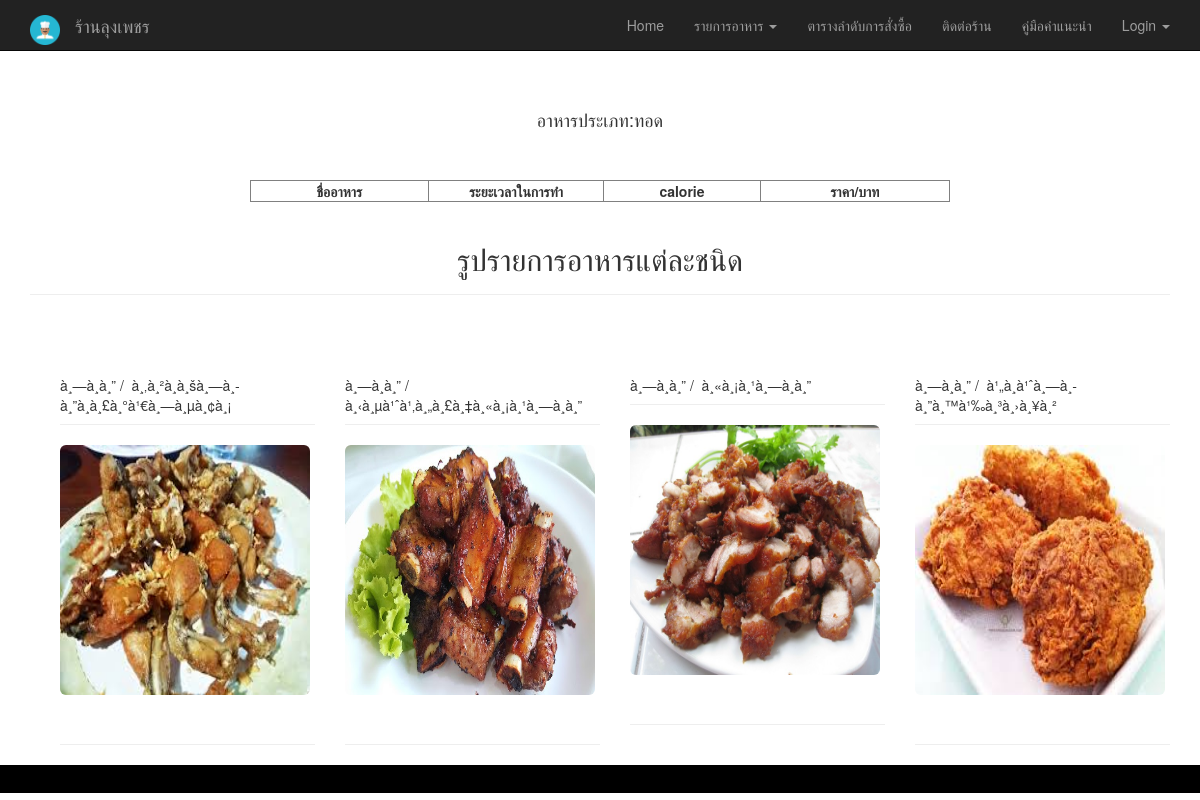
The page /foods2.php on the database as committed earlier.
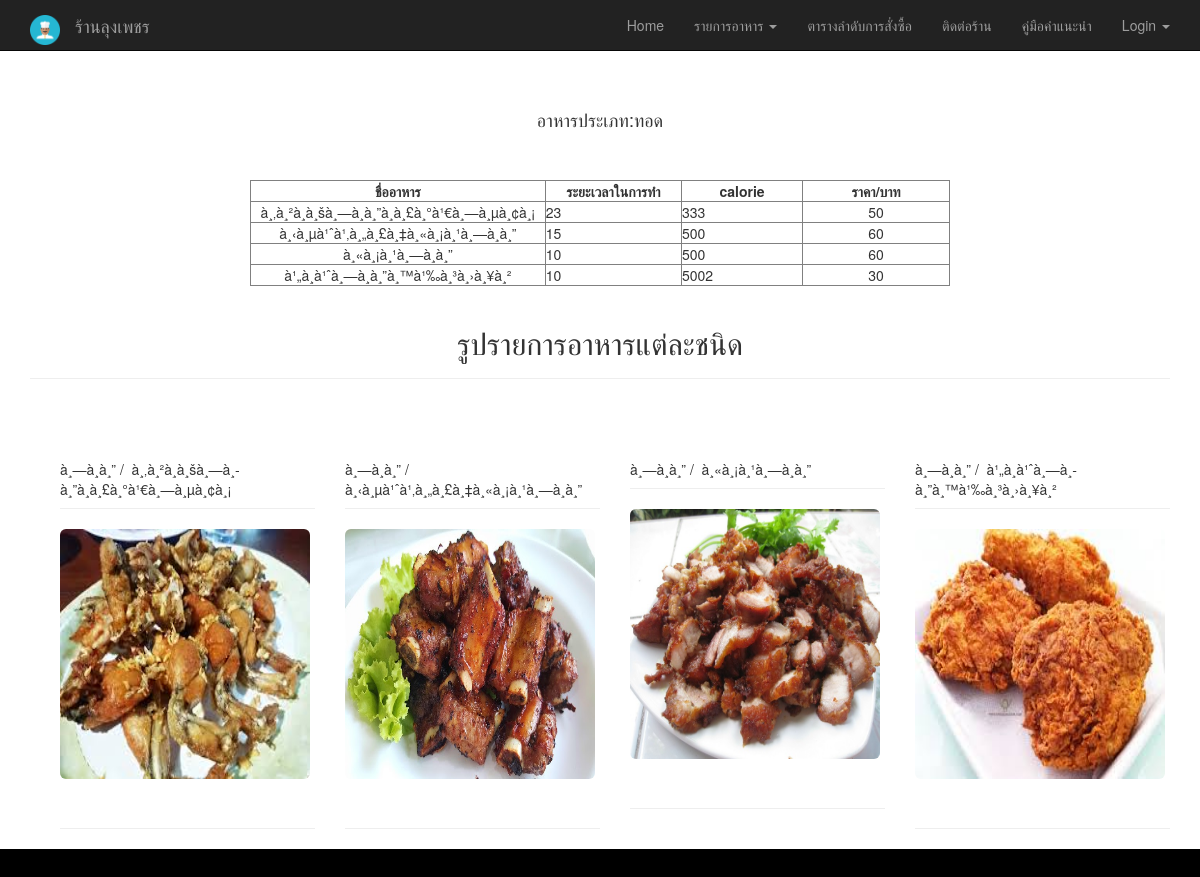
The same page on the database as committed later.
### tables this page shows
CREATE TABLE `tbl_users2` (
  `userID` int(11) NOT NULL,
  `userName` varchar(111) NOT NULL,
  `userProfession` varchar(111) NOT NULL,
  `userPic` varchar(200) NOT NULL
);

CREATE TABLE `type2` (
  `name` varchar(50) NOT NULL,
  `calorie` varchar(50) NOT NULL,
  `price` int(11) NOT NULL,
  `type` varchar(50) NOT NULL
);

### foods2.php (the view, shortened to what this page needs)
<?php
require_once 'dbconfig.php';
?>
<!DOCTYPE html>
<html>
<head>
  <link rel="stylesheet" type="text/css" href="./css/bootstrap.css">
  <link rel="stylesheet" type="text/css" href="css.css">
</head>
<body>
    <nav id="scrollingNav" class="navbar navbar-inverse navbar-fixed-top" role= "navigation">
<div class="container">
    <div class="navbar-header">
      <a class="navbar-brand">  <img class="circle" src="./image/icon5.png" width="30" height="30"  border-radius="50"/></a>
      <a class="navbar-brand" href="index.php">ร้านลุงเพชร</a>
    </div>
      <ul class="nav navbar-nav navbar-right">
      <li><a href="index.php">Home</a></li>
       <li class="dropdown">
          <a href="#" class="dropdown-toggle" data-toggle="dropdown" role="button" aria-haspopup="true" aria-expanded="false">รายการอาหาร <span class="caret"></span></a>
        </li>
       <li ><a href="order.php">ตารางลำดับการสั่งซื้อ</a></li>
        <li><a href="ContactUs.php">ติดต่อร้าน</a></li>
       <li><a href="document.php">คู่มือคำแนะนำ</a></li>
        <li class="dropdown">
          <a href="#" class="dropdown-toggle" data-toggle="dropdown" role="button" aria-haspopup="true" aria-expanded="false">Login <span class="caret"></span></a>
        </li>
      </ul>
    </div>
</nav>
</div> <br><br><br><br><br>
<?php
$strSQL = "SELECT * FROM type2";
$objQuery = mysql_query($strSQL) or die ("Error Query [".$strSQL."]");
?>
<div class="center">
<center><H4>อาหารประเภท:ทอด</H4></center><br><br>
<center><table width="700" border="1">
  <tr>
    <th width="91"> <div align="center">ชื่ออาหาร </div></th>
    <th width="90"> <div align="center">ระยะเวลาในการทำ </div></th>
    <th width="80"> <div align="center">calorie </div></th>
    <th width="97"> <div align="center">ราคา/บาท </div></th>
  </tr></center>
<?php
while($objResult = mysql_fetch_array($objQuery))
{
?>
  <tr>
    <td><div align="center"><?php echo $objResult["name"];?></div></td>
    <td><?php echo $objResult["type"];?></td>
    <td><?php echo $objResult["calorie"];?></td>
    <td><div align="center"><?php echo $objResult["price"];?></div></td>
  </tr>
<?php
}
?>
</table></div>
<div class="container">
  <div class="page-header">
      <center><h1 class="h2">รูปรายการอาหารแต่ละชนิด</h1> </center>
    </div>
<br />
<div class="container">
<?php
  $stmt = $DB_con->prepare('SELECT userID, userName, userProfession, userPic FROM tbl_users2 ORDER BY userID DESC');
  $stmt->execute();
  if($stmt->rowCount() > 0)
  {
    while($row=$stmt->fetch(PDO::FETCH_ASSOC))
    {
      extract($row);
      ?>
      <div class="col-xs-3">
        <p class="page-header"><?php echo $userName."&nbsp;/&nbsp; ".$userProfession; ?> </p>
        <img src="user_images2/<?php echo $row['userPic']; ?>" class="img-rounded" width="250px" height="250px" />
        <p class="page-header">
        </p>
      </div>
      <?php
    }
  }
?>
</div>
</div>
<footer>  </footer>
</body>

### css.css (style rules this page uses)
body { background-color: #FFFFFF; }
h1 { font-size: 12px; }

### foods2.php (style rules this page uses)
footer { padding: 1em; color: white; background-color: black; clear: left; text-align: center; }

Rows that differ between the two databases and show on the page:
added type2: name "à¸‚à¸²à¸à¸šà¸—à¸­à¸”à¸à¸£à¸°à¹€à¸—à¸µà¸¢à¸¡", type "23", calorie "333", price "50"
added type2: name "à¸‹à¸µà¹ˆà¹‚à¸„à¸£à¸‡à¸«à¸¡à¸¹à¸—à¸­à¸”", type "15", calorie "500", price "60"
added type2: name "à¸«à¸¡à¸¹à¸—à¸­à¸”", type "10", calorie "500", price "60"
added type2: name "à¹„à¸à¹ˆà¸—à¸­à¸”à¸™à¹‰à¸³à¸›à¸¥à¸²", type "10", calorie "5002", price "30"
